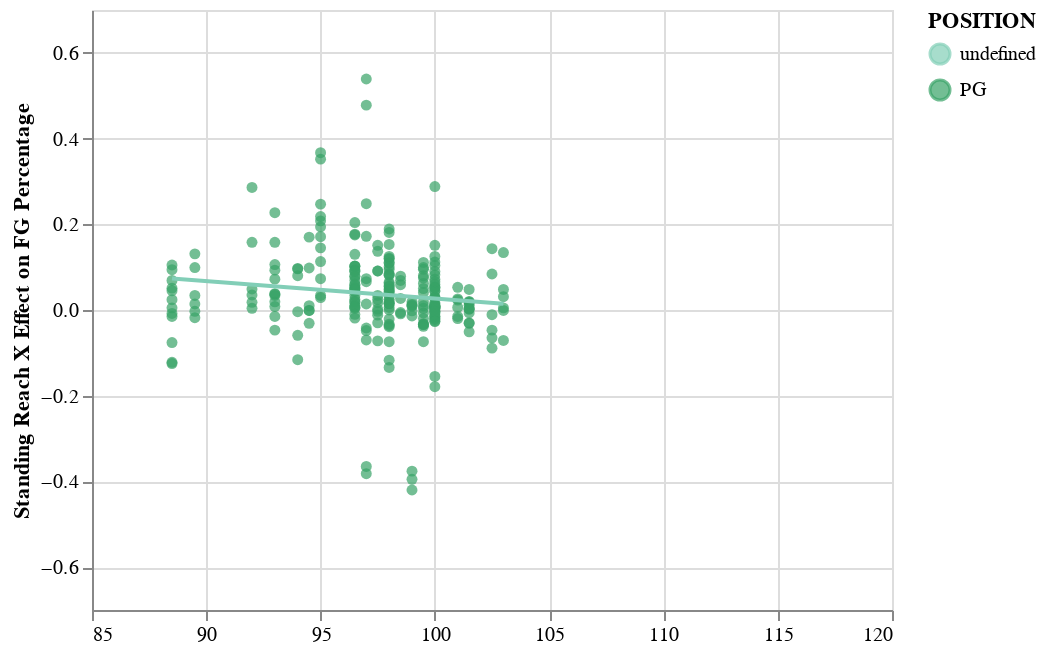

Here is the notebook cell this chart was saved with:
### Code cell
Base = alt.Chart(PGS).mark_circle(size=30).encode(
 x=alt.X(
 'STANDING_REACH',
 axis=alt.Axis(),
 scale=Scale(domain=[85, 120]),
 title=None
 ),
 y=alt.Y(
 'PCT_PLUSMINUS',
 axis=alt.Axis(),
 scale=Scale(domain=[-0.7, 0.7]),
 title='Standing Reach X Effect on FG Percentage'
 ),
 color = alt.Color('POSITION',scale = alt.Scale(scheme='bluegreen'))
)

Base + Base.transform_regression('STANDING_REACH','PCT_PLUSMINUS').mark_line(color='black')

### Figure 1 — Vega-Lite specification as saved in the notebook (floating-point values rounded to 4 significant figures; data arrays with more than 128 entries replaced by an {"elided": "..."} marker saying what was removed)
{"config": {"view": {"continuousWidth": 400, "continuousHeight": 300}}, "layer": [{"mark": {"type": "circle", "size": 30}, "encoding": {"color": {"type": "nominal", "field": "POSITION", "scale": {"scheme": "bluegreen"}}, "x": {"type": "quantitative", "axis": {}, "field": "STANDING_REACH", "scale": {"domain": [85, 120]}, "title": null}, "y": {"type": "quantitative", "axis": {}, "field": "PCT_PLUSMINUS", "scale": {"domain": [-0.7, 0.7]}, "title": "Standing Reach X Effect on FG Percentage"}}}, {"mark": {"type": "line", "color": "black"}, "encoding": {"color": {"type": "nominal", "field": "POSITION", "scale": {"scheme": "bluegreen"}}, "x": {"type": "quantitative", "axis": {}, "field": "STANDING_REACH", "scale": {"domain": [85, 120]}, "title": null}, "y": {"type": "quantitative", "axis": {}, "field": "PCT_PLUSMINUS", "scale": {"domain": [-0.7, 0.7]}, "title": "Standing Reach X Effect on FG Percentage"}}, "transform": [{"on": "STANDING_REACH", "regression": "PCT_PLUSMINUS"}]}], "data": {"name": "data-68b8ea24d88f94290b1dba369a2860fe"}, "$schema": "https://vega.github.io/schema/vega-lite/v4.8.1.json", "datasets": {"data-68b8ea24d88f94290b1dba369a2860fe": {"elided": "264 records"}}}
